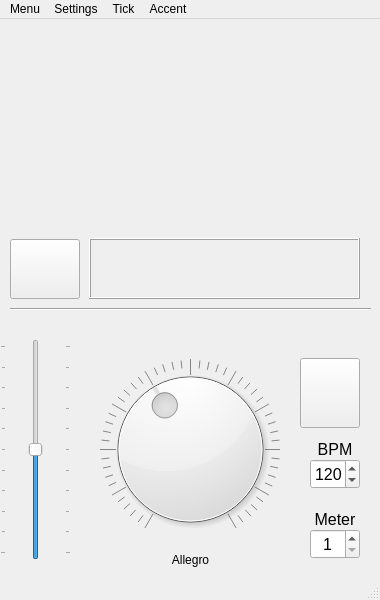
<?xml version="1.0" encoding="UTF-8"?>
<ui version="4.0">
 <class>Main</class>
 <widget class="QMainWindow" name="Main">
  <property name="geometry">
   <rect>
    <x>0</x>
    <y>0</y>
    <width>380</width>
    <height>600</height>
   </rect>
  </property>
  <property name="sizePolicy">
   <sizepolicy hsizetype="Fixed" vsizetype="Fixed">
    <horstretch>0</horstretch>
    <verstretch>0</verstretch>
   </sizepolicy>
  </property>
  <property name="minimumSize">
   <size>
    <width>380</width>
    <height>600</height>
   </size>
  </property>
  <property name="maximumSize">
   <size>
    <width>380</width>
    <height>600</height>
   </size>
  </property>
  <property name="windowTitle">
   <string>Tune Time v0.1</string>
  </property>
  <property name="windowIcon">
   <iconset resource="tuner.qrc">
    <normaloff>:/program icon/icon.svg</normaloff>:/program icon/icon.svg</iconset>
  </property>
  <widget class="QWidget" name="centralwidget">
   <widget class="QLabel" name="lbl_note">
    <property name="geometry">
     <rect>
      <x>164</x>
      <y>212</y>
      <width>61</width>
      <height>50</height>
     </rect>
    </property>
    <property name="font">
     <font>
      <pointsize>22</pointsize>
     </font>
    </property>
    <property name="text">
     <string/>
    </property>
    <property name="alignment">
     <set>Qt::AlignBottom|Qt::AlignHCenter</set>
    </property>
   </widget>
   <widget class="QLabel" name="lbl_cents">
    <property name="geometry">
     <rect>
      <x>90</x>
      <y>210</y>
      <width>61</width>
      <height>50</height>
     </rect>
    </property>
    <property name="font">
     <font>
      <pointsize>16</pointsize>
     </font>
    </property>
    <property name="text">
     <string/>
    </property>
    <property name="alignment">
     <set>Qt::AlignBottom|Qt::AlignHCenter</set>
    </property>
   </widget>
   <widget class="QLabel" name="lbl_freq">
    <property name="geometry">
     <rect>
      <x>250</x>
      <y>210</y>
      <width>121</width>
      <height>50</height>
     </rect>
    </property>
    <property name="font">
     <font>
      <pointsize>12</pointsize>
     </font>
    </property>
    <property name="text">
     <string/>
    </property>
    <property name="alignment">
     <set>Qt::AlignBottom|Qt::AlignHCenter</set>
    </property>
   </widget>
   <widget class="QPushButton" name="btn_tuner">
    <property name="geometry">
     <rect>
      <x>10</x>
      <y>220</y>
      <width>70</width>
      <height>60</height>
     </rect>
    </property>
    <property name="text">
     <string/>
    </property>
    <property name="icon">
     <iconset resource="tuner.qrc">
      <normaloff>:/metronome button/start.svg</normaloff>:/metronome button/start.svg</iconset>
    </property>
    <property name="iconSize">
     <size>
      <width>48</width>
      <height>48</height>
     </size>
    </property>
    <property name="shortcut">
     <string>T</string>
    </property>
    <property name="checkable">
     <bool>true</bool>
    </property>
   </widget>
   <widget class="QPushButton" name="btn_metronome">
    <property name="geometry">
     <rect>
      <x>300</x>
      <y>339</y>
      <width>60</width>
      <height>70</height>
     </rect>
    </property>
    <property name="text">
     <string/>
    </property>
    <property name="icon">
     <iconset resource="tuner.qrc">
      <normaloff>:/metronome button/start.svg</normaloff>:/metronome button/start.svg</iconset>
    </property>
    <property name="iconSize">
     <size>
      <width>48</width>
      <height>48</height>
     </size>
    </property>
    <property name="shortcut">
     <string>M</string>
    </property>
    <property name="checkable">
     <bool>true</bool>
    </property>
    <property name="autoDefault">
     <bool>false</bool>
    </property>
    <property name="default">
     <bool>false</bool>
    </property>
    <property name="flat">
     <bool>false</bool>
    </property>
   </widget>
   <widget class="QLabel" name="label">
    <property name="geometry">
     <rect>
      <x>310</x>
      <y>420</y>
      <width>50</width>
      <height>20</height>
     </rect>
    </property>
    <property name="font">
     <font>
      <pointsize>12</pointsize>
     </font>
    </property>
    <property name="text">
     <string>BPM</string>
    </property>
    <property name="alignment">
     <set>Qt::AlignCenter</set>
    </property>
   </widget>
   <widget class="QDial" name="d_bpm">
    <property name="geometry">
     <rect>
      <x>100</x>
      <y>340</y>
      <width>180</width>
      <height>180</height>
     </rect>
    </property>
    <property name="minimum">
     <number>40</number>
    </property>
    <property name="maximum">
     <number>240</number>
    </property>
    <property name="singleStep">
     <number>1</number>
    </property>
    <property name="sliderPosition">
     <number>120</number>
    </property>
    <property name="orientation">
     <enum>Qt::Horizontal</enum>
    </property>
    <property name="invertedAppearance">
     <bool>false</bool>
    </property>
    <property name="notchTarget">
     <double>3.700000000000000</double>
    </property>
    <property name="notchesVisible">
     <bool>true</bool>
    </property>
   </widget>
   <widget class="QSlider" name="vs_volume">
    <property name="geometry">
     <rect>
      <x>0</x>
      <y>320</y>
      <width>71</width>
      <height>221</height>
     </rect>
    </property>
    <property name="maximum">
     <number>100</number>
    </property>
    <property name="value">
     <number>50</number>
    </property>
    <property name="orientation">
     <enum>Qt::Vertical</enum>
    </property>
    <property name="tickPosition">
     <enum>QSlider::TicksBothSides</enum>
    </property>
    <property name="tickInterval">
     <number>10</number>
    </property>
   </widget>
   <widget class="QSpinBox" name="sb_meter">
    <property name="geometry">
     <rect>
      <x>310</x>
      <y>510</y>
      <width>50</width>
      <height>30</height>
     </rect>
    </property>
    <property name="font">
     <font>
      <pointsize>12</pointsize>
     </font>
    </property>
    <property name="alignment">
     <set>Qt::AlignCenter</set>
    </property>
    <property name="minimum">
     <number>1</number>
    </property>
    <property name="maximum">
     <number>8</number>
    </property>
    <property name="value">
     <number>1</number>
    </property>
   </widget>
   <widget class="QLabel" name="lbl_tempo">
    <property name="geometry">
     <rect>
      <x>140</x>
      <y>520</y>
      <width>101</width>
      <height>41</height>
     </rect>
    </property>
    <property name="mouseTracking">
     <bool>true</bool>
    </property>
    <property name="autoFillBackground">
     <bool>false</bool>
    </property>
    <property name="frameShape">
     <enum>QFrame::NoFrame</enum>
    </property>
    <property name="frameShadow">
     <enum>QFrame::Plain</enum>
    </property>
    <property name="text">
     <string>Allegro</string>
    </property>
    <property name="scaledContents">
     <bool>false</bool>
    </property>
    <property name="alignment">
     <set>Qt::AlignCenter</set>
    </property>
   </widget>
   <widget class="Line" name="line">
    <property name="geometry">
     <rect>
      <x>10</x>
      <y>280</y>
      <width>361</width>
      <height>20</height>
     </rect>
    </property>
    <property name="lineWidth">
     <number>1</number>
    </property>
    <property name="orientation">
     <enum>Qt::Horizontal</enum>
    </property>
   </widget>
   <widget class="QLabel" name="lbl_meter">
    <property name="geometry">
     <rect>
      <x>310</x>
      <y>490</y>
      <width>50</width>
      <height>20</height>
     </rect>
    </property>
    <property name="font">
     <font>
      <pointsize>12</pointsize>
     </font>
    </property>
    <property name="text">
     <string>Meter</string>
    </property>
    <property name="alignment">
     <set>Qt::AlignCenter</set>
    </property>
   </widget>
   <widget class="QSpinBox" name="sb_bpm">
    <property name="geometry">
     <rect>
      <x>310</x>
      <y>440</y>
      <width>50</width>
      <height>30</height>
     </rect>
    </property>
    <property name="font">
     <font>
      <pointsize>12</pointsize>
     </font>
    </property>
    <property name="minimum">
     <number>40</number>
    </property>
    <property name="maximum">
     <number>240</number>
    </property>
    <property name="value">
     <number>120</number>
    </property>
   </widget>
   <widget class="QFrame" name="frame">
    <property name="geometry">
     <rect>
      <x>89</x>
      <y>219</y>
      <width>271</width>
      <height>61</height>
     </rect>
    </property>
    <property name="frameShape">
     <enum>QFrame::Box</enum>
    </property>
    <property name="frameShadow">
     <enum>QFrame::Raised</enum>
    </property>
    <property name="lineWidth">
     <number>1</number>
    </property>
    <property name="midLineWidth">
     <number>0</number>
    </property>
   </widget>
   <zorder>frame</zorder>
   <zorder>lbl_note</zorder>
   <zorder>lbl_cents</zorder>
   <zorder>lbl_freq</zorder>
   <zorder>btn_tuner</zorder>
   <zorder>label</zorder>
   <zorder>d_bpm</zorder>
   <zorder>vs_volume</zorder>
   <zorder>sb_meter</zorder>
   <zorder>lbl_tempo</zorder>
   <zorder>btn_metronome</zorder>
   <zorder>line</zorder>
   <zorder>lbl_meter</zorder>
   <zorder>sb_bpm</zorder>
  </widget>
  <widget class="QMenuBar" name="menubar">
   <property name="geometry">
    <rect>
     <x>0</x>
     <y>0</y>
     <width>380</width>
     <height>21</height>
    </rect>
   </property>
   <widget class="QMenu" name="menuMenu">
    <property name="title">
     <string>Menu</string>
    </property>
    <addaction name="action_save"/>
    <addaction name="separator"/>
    <addaction name="action_hotkeys"/>
    <addaction name="action_about"/>
   </widget>
   <widget class="QMenu" name="menuTick">
    <property name="title">
     <string>Tick</string>
    </property>
   </widget>
   <widget class="QMenu" name="menuAccent">
    <property name="title">
     <string>Accent</string>
    </property>
   </widget>
   <widget class="QMenu" name="menuSettings">
    <property name="title">
     <string>Settings</string>
    </property>
    <addaction name="action_nonstandard_tuning"/>
    <addaction name="action_visbeat"/>
   </widget>
   <addaction name="menuMenu"/>
   <addaction name="menuSettings"/>
   <addaction name="menuTick"/>
   <addaction name="menuAccent"/>
  </widget>
  <widget class="QStatusBar" name="statusbar"/>
  <action name="action_settings">
   <property name="text">
    <string>Settings</string>
   </property>
  </action>
  <action name="action_about">
   <property name="text">
    <string>About</string>
   </property>
  </action>
  <action name="action_hotkeys">
   <property name="text">
    <string>Hotkeys</string>
   </property>
  </action>
  <action name="action_save">
   <property name="text">
    <string>Save (ctrl+s)</string>
   </property>
  </action>
  <action name="action_visbeat">
   <property name="checkable">
    <bool>true</bool>
   </property>
   <property name="text">
    <string>Visual metronome beat</string>
   </property>
  </action>
  <action name="action_nonstandard_tuning">
   <property name="text">
    <string>Nonstandard Tuning</string>
   </property>
  </action>
 </widget>
 <resources>
  <include location="tuner.qrc"/>
 </resources>
 <connections/>
</ui>
